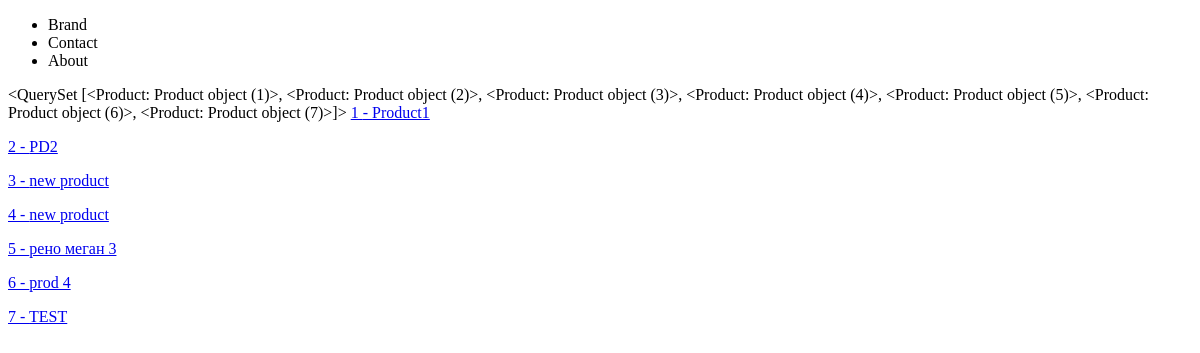
The app's page /products/, older data.
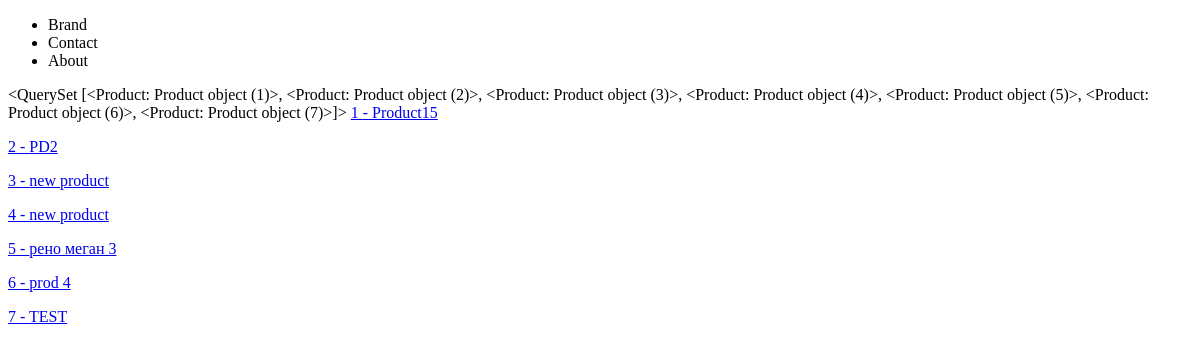
The same page, newer data.
### products/models.py (models this page shows)
class Product(models.Model):
    title = models.CharField(max_length=120)
    description = models.TextField(blank=True, null=True)
    price = models.DecimalField(decimal_places=2, max_digits=10000)
    summary = models.TextField(blank=True, null=False)
    featured = models.BooleanField(default=True)
    def get_absolute_url(self):
        return reverse("products:product-detail", kwargs={"product_id": self.id})

### products/views.py (the view)
# urls.py: path('', products_list_view, name="products-list"),
def products_list_view(request):
    query_set = Product.objects.all()
    context = {
        "products": query_set
    }
    return render(request, "products/products_list.html", context)

### products/templates/products/products_list.html (shortened to what this page needs)
{%extends 'base.html'%}
{%block content%}
{{products}}
{% for product in products%}
    <a href={{product.get_absolute_url}}>{{product.id}} - {{product.title}}</a>
{% endfor %}
{% endblock %}

Row changes from the older to the newer data that the page shows:
changed Product: title "Product1" → "Product15"
